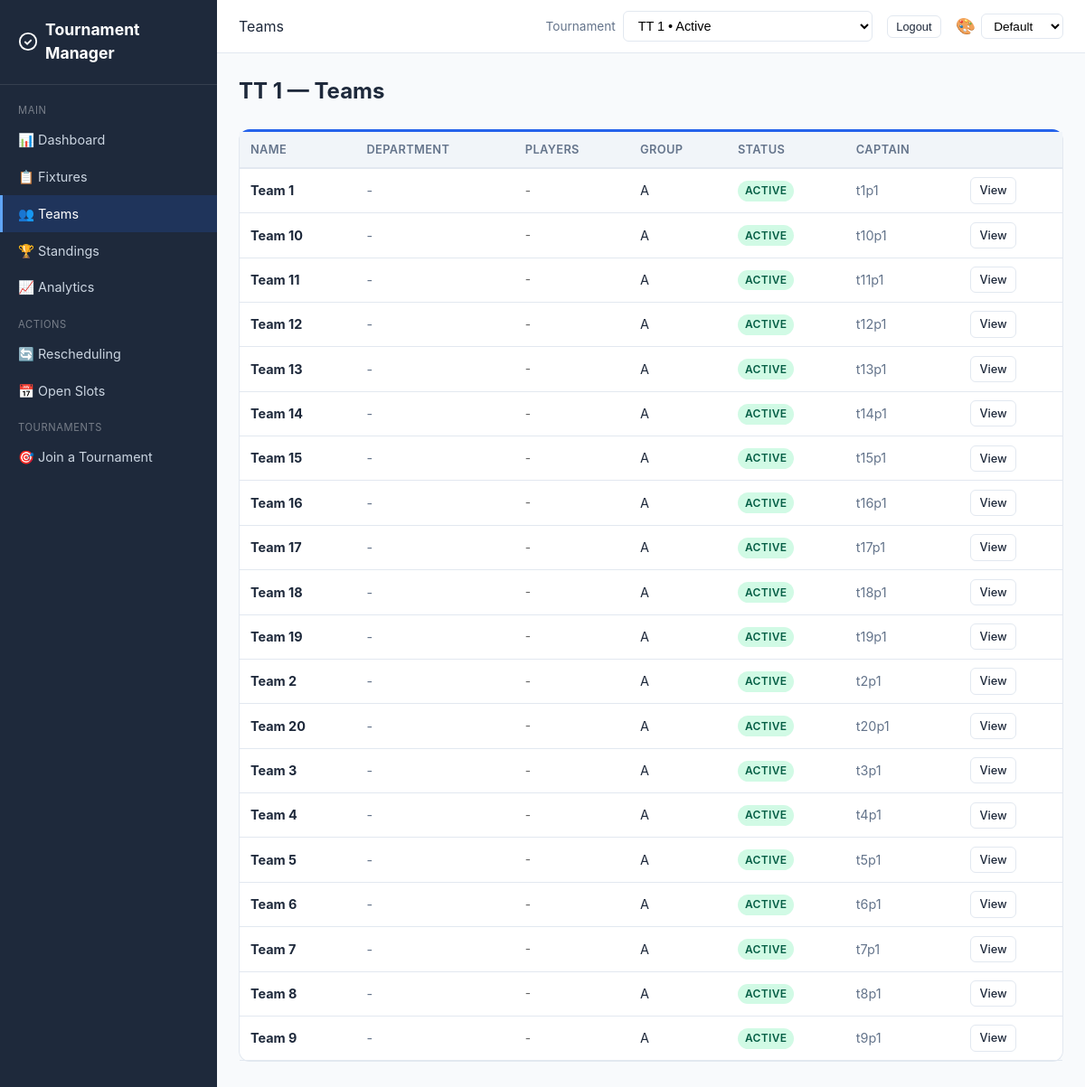
/teams/ (signed in), run on the app's committed database.
### core/models.py (models this page shows, shortened)
class Tournament(models.Model):
    FORMAT_CHOICES = [
        ("round_robin", "Round Robin"),
        ("double_round_robin", "Double Round Robin"),
        ("knockout", "Knockout"),
        ("double_elimination", "Double Elimination"),
        ("consolation", "Consolation"),
        ("hybrid", "Hybrid (Groups + Knockout)"),
    ]
    SPORT_CHOICES = [
        ("badminton", "Badminton"),
        ("tennis", "Tennis"),
        ("volleyball", "Volleyball"),
        ("basketball", "Basketball"),
        ("soccer", "Soccer"),
        ("cricket", "Cricket"),
        ("table_tennis", "Table Tennis"),
        ("other", "Other"),
    ]
    WITHDRAWAL_POLICY_CHOICES = [
        ("forfeit", "Forfeit remaining matches"),
        ("void", "Void remaining matches"),
    ]
    name = models.CharField(max_length=200)
    sport_type = models.CharField(
        max_length=30, choices=SPORT_CHOICES, default="other",
        help_text="Type of sport for this tournament",
    )
    format = models.CharField(max_length=30, choices=FORMAT_CHOICES)
    players_per_team = models.IntegerField(
        default=1, help_text="Number of players required per team",
    )
    status = models.CharField(
        max_length=20,
        choices=[
            ("setup", "Setup"),
            ("registration_open", "Registration Open"),
            ("ready", "Ready for Scheduling"),
            ("scheduled", "Schedule Draft Ready"),
            ("active", "Active"),
            ("completed", "Completed"),
        ],
        default="setup",
    )
    created_at = models.DateTimeField(auto_now_add=True)
    started_at = models.DateTimeField(null=True, blank=True)
    completed_at = models.DateTimeField(null=True, blank=True)
    start_date = models.DateField(
        default=timezone.localdate,
        null=True,
        blank=True,
        help_text="Date from which automatic scheduling should begin",
    )
    expected_teams_count = models.PositiveIntegerField(
        default=0,
        blank=True,
        help_text="Expected number of teams before the tournament can start",
    )
    points_per_win = models.IntegerField(default=3)
    points_per_loss = models.IntegerField(default=0)
    points_per_draw = models.IntegerField(default=1)
    tiebreaker_order = models.TextField(
        default='["game_diff", "games_won", "head_to_head"]'
    )
    num_groups = models.IntegerField(default=2, help_text="For hybrid format")
    teams_per_group_advance = models.IntegerField(
        default=2, help_text="Teams advancing from each group"
    )
    withdrawal_policy = models.CharField(
        max_length=20, choices=WITHDRAWAL_POLICY_CHOICES, default="forfeit"
    )
    default_match_duration = models.IntegerField(
        default=30, help_text="Minutes per match"
    )
    champion = models.ForeignKey(
        "Team",
        null=True,
        blank=True,
        on_delete=models.SET_NULL,
        related_name="championships",
        help_text="Team that won the tournament",
    )

class Team(models.Model):
    STATUS_CHOICES = [
        ("active", "Active"),
        ("withdrawn", "Withdrawn"),
    ]
    user = models.ForeignKey(User, on_delete=models.CASCADE, related_name="captained_teams")
    tournament = models.ForeignKey(
        Tournament, on_delete=models.CASCADE, related_name="teams"
    )
    name = models.CharField(max_length=100)
    department = models.CharField(max_length=120, blank=True, default="")
    status = models.CharField(max_length=20, choices=STATUS_CHOICES, default="active")
    withdrawn_at = models.DateTimeField(null=True, blank=True)
    group = models.CharField(max_length=5, blank=True, default="")
    preferred_courts = models.ManyToManyField(Court, blank=True, related_name="preferred_by")
    availability_notes = models.TextField(blank=True, default="")
    seed = models.IntegerField(default=0)
    class Meta:
        unique_together = [["tournament", "name"], ["tournament", "user"]]

### core/views.py (the view)
# urls.py: path("teams/", views.teams_view, name="teams"),
@login_required
def teams_view(request):
    tournament = _get_tournament(request)
    if not tournament:
        return render(request, "core/teams.html", {
            "teams": [],
            **_tournament_context(request, tournament),
        })
    teams = tournament.teams.select_related("user").prefetch_related("players").order_by("name")
    return render(request, "core/teams.html", {
        "tournament": tournament, "teams": teams,
        "is_organizer": _is_organizer(request.user),
        **_tournament_context(request, tournament),
    })

### core/views.py (called while the page is built)
def _is_organizer(user):
    return user.is_staff or user.is_superuser

### templates/core/teams.html (shortened to what this page needs)
{% extends "core/base.html" %}
{% block page_header %}Teams{% endblock %}
{% block content %}
<h1 class="page-title">{% if tournament %}{{ tournament.name }} — {% endif %}Teams</h1>
{% if tournament %}
<div class="card">
    <div class="table-container">
    <table>
        <thead>
            <tr>
                <th>Name</th>
                <th>Department</th>
                <th>Players</th>
                {% if tournament.format == "hybrid" %}<th>Group</th>{% endif %}
                <th>Status</th>
                <th>Captain</th>
                <th></th>
            </tr>
        </thead>
        <tbody>
            {% for t in teams %}
            <tr>
                <td><strong>{{ t.name }}</strong></td>
                <td class="text-muted">{{ t.department|default:"-" }}</td>
                <td style="font-size:0.85rem;color:#666;">
                    {% for p in t.players.all %}{{ p.name }}{% if not forloop.last %}, {% endif %}{% empty %}-{% endfor %}
                </td>
                {% if tournament.format == "hybrid" %}<td>{{ t.group|default:"-" }}</td>{% endif %}
                <td><span class="badge badge-{{ t.status }}">{{ t.get_status_display }}</span></td>
                <td class="text-muted">{{ t.user.username }}</td>
                <td><a href="{% url 'team_detail' pk=t.pk %}" class="btn btn-outline btn-sm">View</a></td>
            </tr>
            {% empty %}
            <tr><td colspan="{% if tournament.format == "hybrid" %}8{% else %}7{% endif %}" class="text-center text-muted">No teams registered.</td></tr>
            {% endfor %}
        </tbody>
    </table>
    </div>
</div>
{% else %}
<p class="text-muted">No tournament active.</p>
{% endif %}
{% endblock %}

### static/css/style.css (style rules this page uses)
:root { --primary: #2563eb; --primary-dark: #1d4ed8; --success: #16a34a; --warning: #d97706; --danger: #dc2626; --info: #0891b2; --bg: #f8fafc; --bg-card: #ffffff; --text: #1e293b; --text-muted: #64748b; --border: #e2e8f0; --sidebar-bg: #1e293b; --sidebar-text: #cbd5e1; --sidebar-active: #2563eb; }
* { box-sizing: border-box; margin: 0; padding: 0; }
body { font-family: -apple-system, BlinkMacSystemFont, 'Segoe UI', Roboto, sans-serif; background: var(--bg); color: var(--text); line-height: 1.5; }
.page-title { font-size: 1.5rem; font-weight: 700; margin-bottom: 1.5rem; }
.card { background: var(--bg-card); border: 1px solid var(--border); border-top: 3px solid var(--primary); border-radius: 12px; margin-bottom: 1rem; }
.table-container { overflow-x: auto; }
table { width: 100%; border-collapse: collapse; font-size: 0.9rem; }
th { background: #f1f5f9; padding: 0.6rem 0.75rem; text-align: left; font-weight: 600; font-size: 0.8rem; text-transform: uppercase; letter-spacing: 0.03em; color: var(--text-muted); border-bottom: 2px solid var(--border); white-space: nowrap; }
td { padding: 0.6rem 0.75rem; border-bottom: 1px solid var(--border); vertical-align: middle; }
table a { color: var(--primary); text-decoration: none; font-weight: 500; }
.badge { display: inline-block; padding: 0.15rem 0.5rem; border-radius: 9999px; font-size: 0.75rem; font-weight: 600; text-transform: uppercase; letter-spacing: 0.03em; }
.badge-active { background: #d1fae5; color: #065f46; }
.btn { display: inline-flex; align-items: center; gap: 0.4rem; padding: 0.45rem 0.9rem; border-radius: 6px; font-size: 0.85rem; font-weight: 500; border: 1px solid transparent; cursor: pointer; text-decoration: none; transition: all 0.15s; white-space: nowrap; }
.btn-outline { background: white; border-color: var(--border); color: var(--text); }
.btn-sm { padding: 0.25rem 0.6rem; font-size: 0.8rem; }
.text-muted { color: var(--text-muted); }

### data on the page
Tournament: name "TT 1"
Team: name "Team 1", department "-", group "A", status "ACTIVE", user.username "t1p1"
Team: name "Team 10", department "-", group "A", status "ACTIVE", user.username "t10p1"
Team: name "Team 11", department "-", group "A", status "ACTIVE", user.username "t11p1"
Team: name "Team 12", department "-", group "A", status "ACTIVE", user.username "t12p1"
Team: name "Team 13", department "-", group "A", status "ACTIVE", user.username "t13p1"
Team: name "Team 14", department "-", group "A", status "ACTIVE", user.username "t14p1"
Team: name "Team 15", department "-", group "A", status "ACTIVE", user.username "t15p1"
Team: name "Team 16", department "-", group "A", status "ACTIVE", user.username "t16p1"
Team: name "Team 17", department "-", group "A", status "ACTIVE", user.username "t17p1"
Team: name "Team 18", department "-", group "A", status "ACTIVE", user.username "t18p1"
Team: name "Team 19", department "-", group "A", status "ACTIVE", user.username "t19p1"
Team: name "Team 2", department "-", group "A", status "ACTIVE", user.username "t2p1"
Team: name "Team 20", department "-", group "A", status "ACTIVE", user.username "t20p1"
Team: name "Team 3", department "-", group "A", status "ACTIVE", user.username "t3p1"
Team: name "Team 4", department "-", group "A", status "ACTIVE", user.username "t4p1"
Team: name "Team 5", department "-", group "A", status "ACTIVE", user.username "t5p1"
Team: name "Team 6", department "-", group "A", status "ACTIVE", user.username "t6p1"
Team: name "Team 7", department "-", group "A", status "ACTIVE", user.username "t7p1"
Team: name "Team 8", department "-", group "A", status "ACTIVE", user.username "t8p1"
Team: name "Team 9", department "-", group "A", status "ACTIVE", user.username "t9p1"

### other printed values
form field tournament_id "TT 1 • Active"
